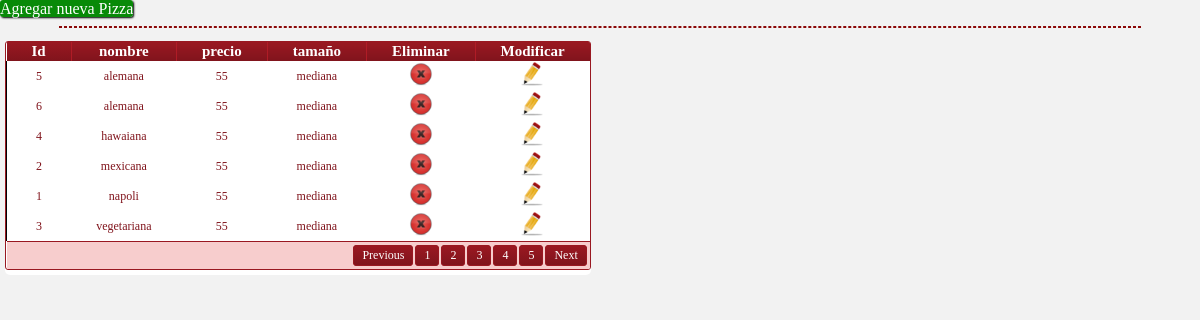
Before: /vista/pizza.php with the older database file.
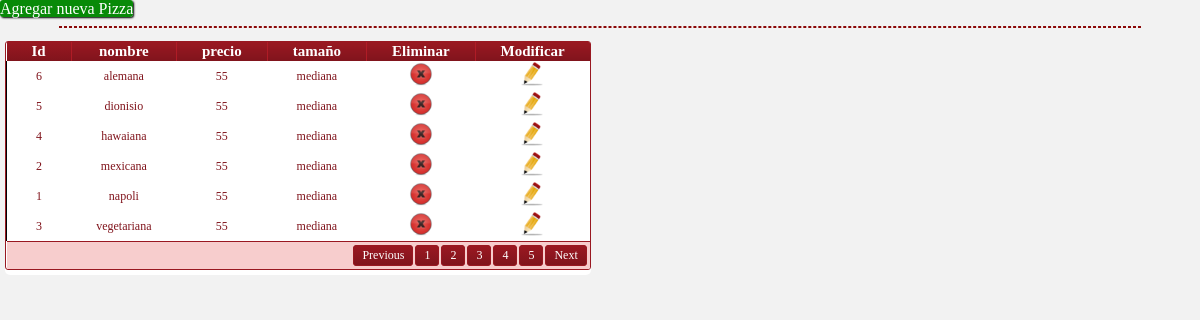
After: the same page with the newer database file.
### tables this page shows
create table pizza(
id_pizza int primary key auto_increment,
nombre varchar(30) not null,
precio int(3)not null,
tamano varchar(50) not null
);

### modelo/modelo_pizza.php (the view, shortened to what this page needs)
<?php
		class ModeloPizza{
		function mostrarPizza(){
			$qry=mysql_query("select * from pizza order by nombre asc");
			while($row=mysql_fetch_array($qry)){
				echo("<tr>");
					echo "<td align='center'>".$row["id_pizza"]."</td>";
					echo "<td align='center'>".$row["nombre"]."</td>";
					echo "<td align='center'>".$row["precio"]."</td>";
					echo "<td align='center'>".$row["tamano"]."</td>";
					echo "<td class='eliminar' align='center' class=''><img src='../img/eliminar.ico' width='24px' name='".$row["id_pizza"]."' height='24px' class='delPizza'></td>";
					echo "<td class=''><a href='#modalUpdPiz'><img src='../img/editar.png' width='24px' name='".$row["id_pizza"]."' height='24px' class='actualizarPizza'></a></td>";
				echo("</tr>");
			}
		}
	}
?>

### vista/pizza.php (shortened to what this page needs)
<?php
require("../modelo/modelo_pizza.php");
$mPizza = new ModeloPizza();
?>
<!DOCTYPE html>
<html lang="es">
<head>
<head>
	<link rel="stylesheet" type="text/css" href="../css/estilo.css"/>
	</head>
	<body>
		<a href="#modalPizza" class="button">Agregar nueva Pizza</a>
		<br>
		<hr>
		<article id="tabla"><div id="result"></div>
		<div class="tabla">
		<table>
				<thead><tr><th>Id</th><th>nombre</th><th>precio</th><th>tamaño</th><th>Eliminar</a></th><th>Modificar</th></tr></thead>
		<tfoot><tr><td colspan="10"><div id="paging"><ul><li><a href="#"><span>Previous</span></a></li><li><a href="#" class="active"><span>1</span></a></li><li><a href="#"><span>2</span></a></li><li><a href="#"><span>3</span></a></li><li><a href="#"><span>4</span></a></li><li><a href="#"><span>5</span></a></li><li><a href="#"><span>Next</span></a></li></ul></div></tr></tfoot>
		<tbody>
			<?php echo $mPizza->mostrarPizza(); ?>
		</tbody>
		</table>
		</div></article>
</body>
</html>

### css/estilo.css (style rules this page uses)
img { cursor: pointer; }
body { background:#F2F2F2; margin: 0; }
a { text-decoration: none; }
hr { color:#8A0808; width: 90%; border: dashed 1px; }
article { border-radius: 5px; background: white; display: inline-block; font-family: 'Lobster' , cursive; margin-left: 5px; margin-top: 5px; padding-bottom: 5px; width: 40%; height: 100%; }
article#tabla { border-radius: 5px; background: white; display: inline-block; font-family: 'Lobster' , cursive; margin-left: 5px; margin-top: 5px; padding-bottom: 5px; width: auto; height: 90%; }
.button { border: none; border-radius:3px; color:white; font-family: 'lobster', cursive; font-size: 16px; background:#8A0808; -ms-transition: all 0.1s ease-in ; -moz-transition: all 0.1s ease-in ; -o-transition: all 0.1s ease-in ; -webkit-transition: all 0.1s ease-in ; transition: all 0.1s ease-in ; }
.tabla table { border-collapse: collapse; text-align: center; width: auto; max-width: 860px; }
.tabla { font-family: 'Lobster' , cursive; background: #fff; overflow: hidden; border: 1px solid #991821; -webkit-border-radius: 3px; -moz-border-radius: 3px; border-radius: 3px; }
.tabla table td, .tabla table th { padding: 1px 25px; }
.tabla table thead th { background:-webkit-gradient( linear, left top, left bottom, color-stop(0.05, #991821), color-stop(1, #80141C) ); background:-moz-linear-gradient( center top, #991821 5%, #80141C 100% ); filter:progid:DXImageTransform.Microsoft.gradient(startColorstr='#991821', endColorstr='#80141C'); background-color:#991821; color:#FFFFFF; font-size: 15px; font-weight: bold; border-left: 1px solid #B01C26; }
.tabla table thead th:first-child { border: 5px; }
.tabla table tbody tr { border: 1px; color: #80141C; border-left: 1px solid black; font-size: 12px; font-weight: normal; }
.tabla table th { border-color: 1px solid black; }
.tabla table tbody td:first-child { border-left: none; }
.tabla table tbody tr:last-child td { border-bottom: 1px; border:1px; }
.tabla table tfoot td div { border-top: 1px solid #991821; background: #F7CDCD; }
.tabla table tfoot td { padding: 0; font-size: 12px }
.tabla table tfoot td div { padding: 2px; }
.tabla table tfoot td ul { margin: 0; padding:0; list-style: none; text-align: right; }
.tabla table tfoot li { display: inline; }
.tabla table tfoot li a { text-decoration: none; display: inline-block; padding: 2px 8px; margin: 1px; color: #FFFFFF; border: 1px solid #991821; -webkit-border-radius: 3px; -moz-border-radius: 3px; border-radius: 3px; background:-webkit-gradient( linear, left top, left bottom, color-stop(0.05, #991821), color-stop(1, #80141C) ); background:-moz-linear-gradient( center top, #991821 5%, #80141C 100% ); filter:progid:DXImageTransform.Microsoft.gradient(startColorstr='#991821', endColorstr='#80141C'); background-color:#991821; }

Changed rows visible on the page:
shown differently, row unchanged: pizza "alemana": moves up the list
changed pizza id 5: nombre "alemana" → "dionisio"
